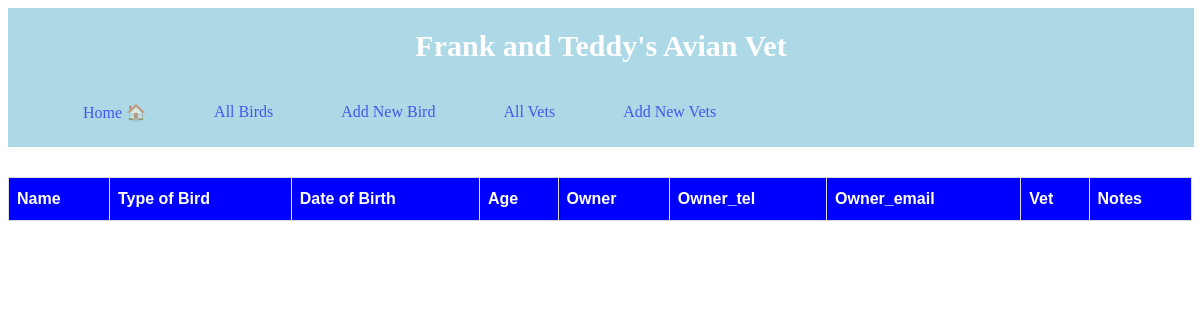
The page /animals on the database as committed earlier.
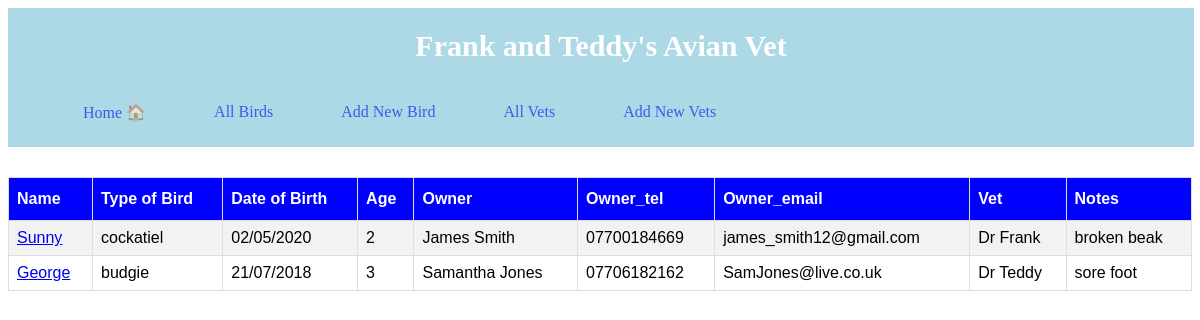
The same page on the database as committed later.
### tables this page shows
CREATE TABLE animals (
    id INTEGER PRIMARY KEY AUTOINCREMENT,
    name VARCHAR,
    type VARCHAR,
    dob VARCHAR,
    age VARCHAR,
    owner VARCHAR,
    owner_tel VARCHAR,
    owner_email VARCHAR,
    notes TEXT,
    vet_id INTEGER NOT NULL,
        FOREIGN KEY (vet_id)
         REFERENCES vets (id)
);

CREATE TABLE vets (
    id INTEGER PRIMARY KEY AUTOINCREMENT,
    name VARCHAR
);

### controllers/animals_controller.py (the view)
@animals_blueprint.route("/animals")
def animals():
    animals = animal_repository.select_all()
    return render_template("animals/index.html", all_animals=animals)

### db/run_sql.py (called while the page is built)
def get_db():
    path = os.path.dirname(os.path.abspath(__file__))
    db = os.path.join(path, "vet_management.db")
    conn = sqlite3.connect(db)
    conn.execute("PRAGMA foreign_keys = 1")
    conn.row_factory = sqlite3.Row
    return conn

def run_sql(sql, values=[]):
    db = get_db()
    cursor = db.cursor()
    cursor.execute(sql, values)
    results = cursor.fetchall()
    db.commit()
    db.close()
    return results

### repositories/animal_repository.py (called while the page is built)
def select_all():
    animals = []
    sql = "SELECT * FROM animals"
    results = run_sql(sql)
    for row in results:
        vet = vet_repository.select(row['vet_id'])
        animal = Animal(row['name'], row['type'], row['dob'], row['age'],
                        row['owner'], row['owner_tel'], row['owner_email'], row['notes'], vet, row['id'])
        animals.append(animal)
    return animals

### repositories/vet_repository.py (called while the page is built)
def select(id):
    vet = None
    sql = "SELECT * FROM vets WHERE id = ?"
    values = [id]
    result = run_sql(sql, values)[0]
    if result is not None:
        vet = Vet(result['name'], result['id'])
    return vet

### templates/animals/index.html
{% extends "base.html" %}
{% block content %}
  <div class="animal">
    <div class="content">
      <div class="details">
        <table id="birds">
          <tr>
            <th>Name</th>
            <th>Type of Bird</th>
            <th>Date of Birth</th>
            <th>Age</th>
            <th>Owner</th>
            <th>Owner_tel</th>
            <th>Owner_email</th>
            <th>Vet</th>
            <th>Notes</th>
          </tr>
          {% for animal in all_animals %}
          <tr>
            <td><a href="/animals/{{animal.id}}">{{animal.name}}</a></td>
            <td>{{animal.type}}</td>
            <td>{{animal.dob}}</td>
            <td>{{animal.age}}</td>
            <td>{{animal.owner}}</td>
            <td>{{animal.owner_tel}}</td>
            <td>{{animal.owner_email}}</td>
            <td>{{animal.vet.name}}</td>
            <td>{{animal.notes}}</td>
          </tr>
         {% endfor %}
        </table>
    </div>
  </div>
{% endblock %}

### templates/base.html (shortened to what this page needs)
<!DOCTYPE html>
<html lang="en">
<head>
  <link rel="stylesheet" href="https://stackpath.bootstrapcdn.com/font-awesome/4.7.0/css/font-awesome.min.css">
  <link rel="stylesheet" href="{{ url_for('static', filename='style.css') }}">
</head>
  <header>
    <h1> Frank and Teddy's Avian Vet</h1>
    <nav>
      <ul class="url_buttons">
        <li><a href="{{ url_for('home') }}">Home &#127968</a></li>
        <li><a href="{{ url_for('animals.animals') }}">All Birds</a></li>
        <li><a href="{{ url_for('animals.new_animal') }}">Add New Bird</a></li>
        <li><a href="{{ url_for('vets.vets') }}">All Vets</a></li>
        <li><a href="{{ url_for('vets.new_vet') }}">Add New Vets</a></li>
      </ul>
    </nav>
  </header>
  <div class="container">
    {% block content %}
    {% endblock %}
  </div>
    </body>
</body>
</html>

### static/style.css (style rules this page uses)
header { padding: 1px; text-align: center; background: lightblue; color: white; font-size: 15px; width:100%; }
header > nav { font-size: 0px; }
.url_buttons { display: flex; }
.url_buttons > li > a { text-decoration: none; }
.url_buttons > li { justify-content: center; padding: 16px 32px; text-align: center; font-size: 16px; margin: 4px 2px; opacity: 0.6; transition: 0.3s; display: inline-block; text-decoration: none; cursor: pointer; border:none; border-radius:10px; padding-bottom: 20px; }
#birds { font-family: Arial, Helvetica, sans-serif; border-collapse: collapse; width: 100%; }
#birds td, #birds th { border: 1px solid #ddd; padding: 8px; }
#birds tr:nth-child(even) { background-color: #f2f2f2; }
#birds th { padding-top: 12px; padding-bottom: 12px; text-align: left; background-color: blue; color: white; }
.animal { padding-top: 30px; }

Rows that differ between the two databases and show on the page:
added animals: name "Sunny", type "cockatiel", dob "02/05/2020", age "2", owner "James Smith", owner_tel "07700184669", owner_email "james_smith12@gmail.com", vet.name "Dr Frank", notes "broken beak"
added animals: name "George", type "budgie", dob "21/07/2018", age "3", owner "Samantha Jones", owner_tel "07706182162", owner_email "SamJones@live.co.uk", vet.name "Dr Teddy", notes "sore foot"
